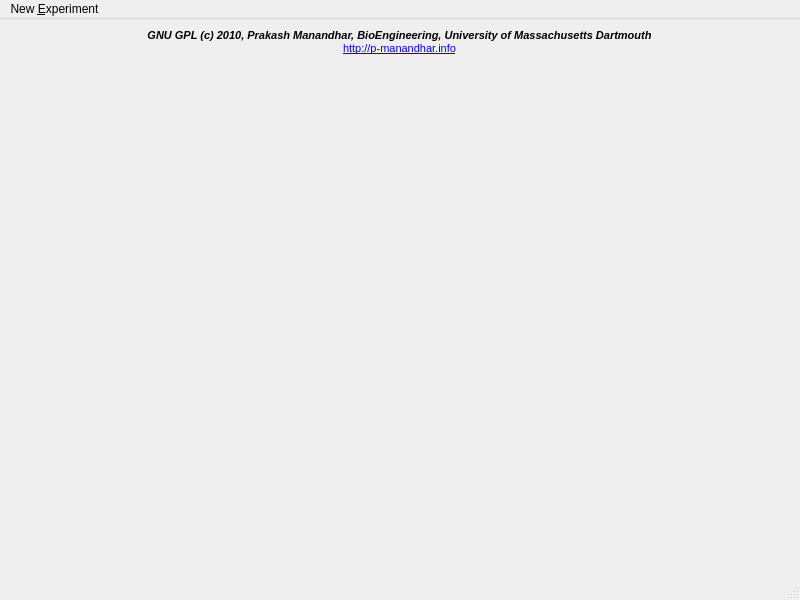
<?xml version="1.0" encoding="UTF-8"?>
<ui version="4.0">
 <class>IntegratedImpedanceSensingSystemClass</class>
 <widget class="QMainWindow" name="IntegratedImpedanceSensingSystemClass">
  <property name="geometry">
   <rect>
    <x>0</x>
    <y>0</y>
    <width>800</width>
    <height>600</height>
   </rect>
  </property>
  <property name="windowTitle">
   <string>Integrated Impedance Sensing System</string>
  </property>
  <widget class="QWidget" name="centralwidget">
   <widget class="QLabel" name="label_3">
    <property name="geometry">
     <rect>
      <x>10</x>
      <y>10</y>
      <width>779</width>
      <height>26</height>
     </rect>
    </property>
    <property name="font">
     <font>
      <weight>75</weight>
      <italic>true</italic>
      <bold>true</bold>
     </font>
    </property>
    <property name="text">
     <string>&lt;!DOCTYPE HTML PUBLIC &quot;-//W3C//DTD HTML 4.0//EN&quot; &quot;http://www.w3.org/TR/REC-html40/strict.dtd&quot;&gt;
&lt;html&gt;&lt;head&gt;&lt;meta name=&quot;qrichtext&quot; content=&quot;1&quot; /&gt;&lt;style type=&quot;text/css&quot;&gt;
p, li { white-space: pre-wrap; }
&lt;/style&gt;&lt;/head&gt;&lt;body style=&quot; font-family:'MS Shell Dlg 2'; font-size:8.25pt; font-weight:400; font-style:normal;&quot;&gt;
&lt;p align=&quot;center&quot; style=&quot; margin-top:0px; margin-bottom:0px; margin-left:0px; margin-right:0px; -qt-block-indent:0; text-indent:0px;&quot;&gt;&lt;span style=&quot; font-size:8pt; font-weight:600; font-style:italic;&quot;&gt;GNU GPL (c) 2010, Prakash Manandhar, BioEngineering, University of Massachusetts Dartmouth&lt;/span&gt;&lt;/p&gt;
&lt;p align=&quot;center&quot; style=&quot; margin-top:0px; margin-bottom:0px; margin-left:0px; margin-right:0px; -qt-block-indent:0; text-indent:0px;&quot;&gt;&lt;a href=&quot;http://p-manandhar.info&quot;&gt;&lt;span style=&quot; font-size:8pt; text-decoration: underline; color:#0000ff;&quot;&gt;http://p-manandhar.info&lt;/span&gt;&lt;/a&gt;&lt;/p&gt;&lt;/body&gt;&lt;/html&gt;</string>
    </property>
    <property name="textFormat">
     <enum>Qt::RichText</enum>
    </property>
   </widget>
  </widget>
  <widget class="QMenuBar" name="menubar">
   <property name="geometry">
    <rect>
     <x>0</x>
     <y>0</y>
     <width>800</width>
     <height>21</height>
    </rect>
   </property>
   <widget class="QMenu" name="menu_Experiment">
    <property name="title">
     <string>New &amp;Experiment</string>
    </property>
    <addaction name="actImpRobotExp"/>
    <addaction name="separator"/>
    <addaction name="actionEIT_8_Electrodes"/>
   </widget>
   <addaction name="menu_Experiment"/>
  </widget>
  <widget class="QStatusBar" name="statusbar"/>
  <action name="actImpRobotExp">
   <property name="text">
    <string>Impedance With &amp;Robotic Arm</string>
   </property>
  </action>
  <action name="actionEIT_8_Electrodes">
   <property name="text">
    <string>EIT &amp;8 Electrodes</string>
   </property>
  </action>
 </widget>
 <resources/>
 <connections/>
</ui>
